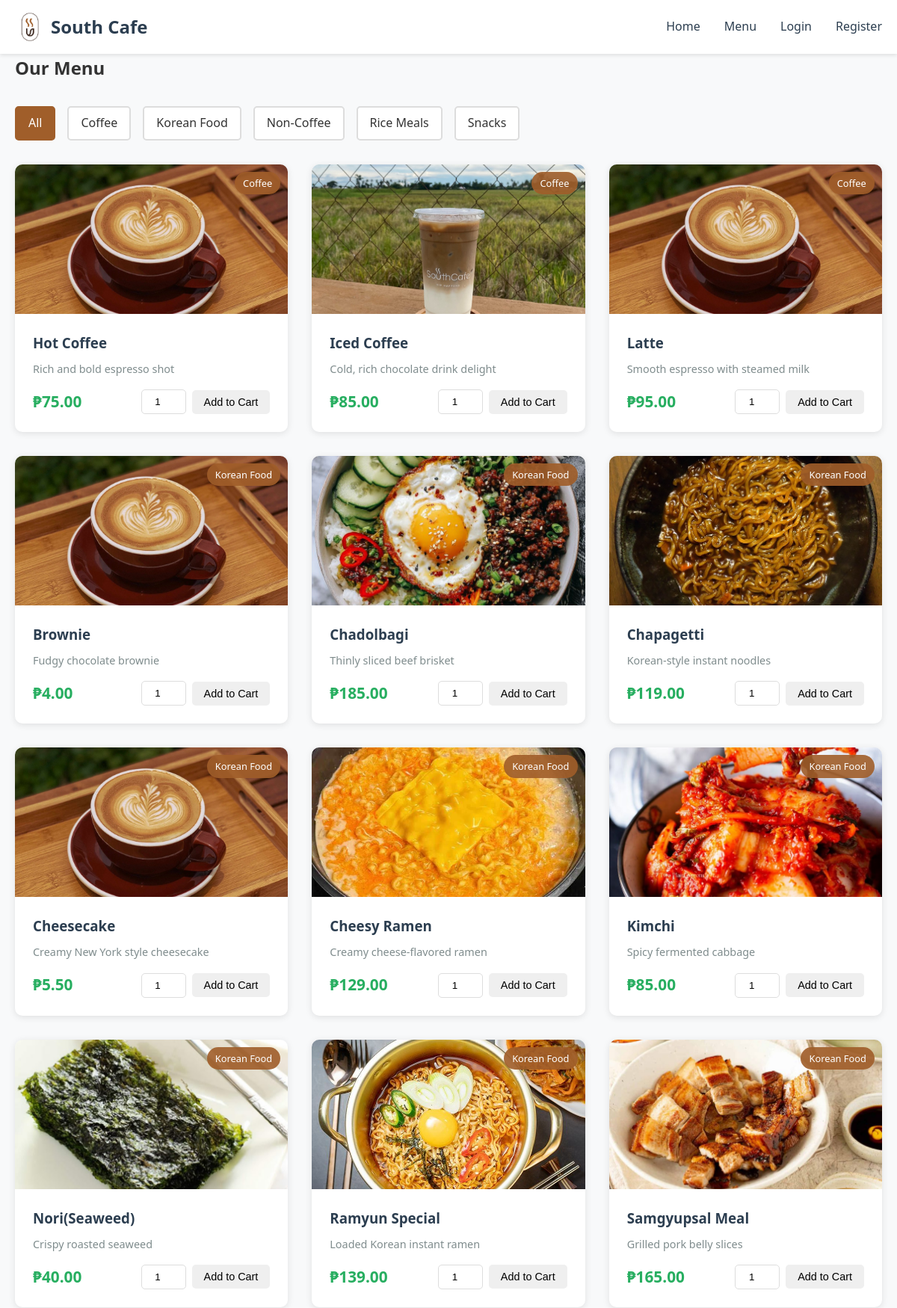
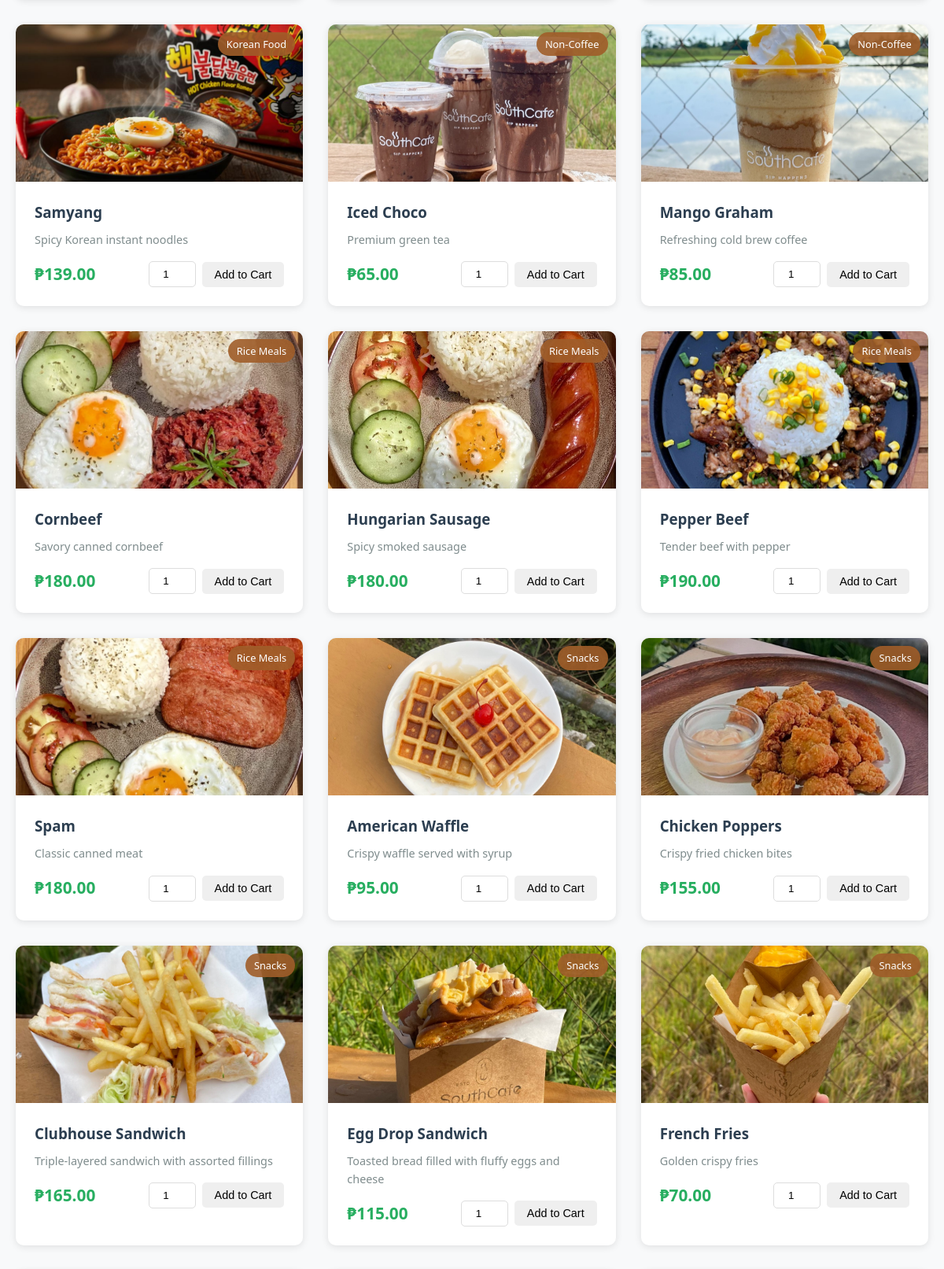
Page /menu.php (upper part) on the committed database (2 pictures, top to bottom).
### tables this page shows
CREATE TABLE IF NOT EXISTS categories (
    id INT AUTO_INCREMENT PRIMARY KEY,
    name VARCHAR(50) NOT NULL,
    description TEXT
);

CREATE TABLE IF NOT EXISTS products (
    id INT AUTO_INCREMENT PRIMARY KEY,
    name VARCHAR(100) NOT NULL,
    description TEXT,
    price DECIMAL(10, 2) NOT NULL,
    category_id INT,
    image VARCHAR(255),
    available BOOLEAN DEFAULT TRUE,
    created_at TIMESTAMP DEFAULT CURRENT_TIMESTAMP,
    FOREIGN KEY (category_id) REFERENCES categories(id)
);

### menu.php (the view, shortened to what this page needs)
<?php
require_once 'config.php';
$categories_query = "SELECT * FROM categories ORDER BY name";
$categories_result = mysqli_query($conn, $categories_query);
$categories = mysqli_fetch_all($categories_result, MYSQLI_ASSOC);
$category_filter = isset($_GET['category']) ? (int)$_GET['category'] : 0;
if ($category_filter > 0) {
    $products_query = "SELECT p.*, c.name as category_name FROM products p
                       LEFT JOIN categories c ON p.category_id = c.id
                       WHERE p.available = 1 AND p.category_id = ?
                       ORDER BY p.name";
    $stmt = mysqli_prepare($conn, $products_query);
    mysqli_stmt_bind_param($stmt, "i", $category_filter);
    mysqli_stmt_execute($stmt);
    $products_result = mysqli_stmt_get_result($stmt);
} else {
    $products_query = "SELECT p.*, c.name as category_name FROM products p
                       LEFT JOIN categories c ON p.category_id = c.id
                       WHERE p.available = 1
                       ORDER BY c.name, p.name";
    $products_result = mysqli_query($conn, $products_query);
}
$products = mysqli_fetch_all($products_result, MYSQLI_ASSOC);
include 'includes/header.php';
?>
<div class="container">
    <h2>Our Menu</h2>
    <div class="filter-section">
        <a href="menu.php" class="filter-btn <?php echo $category_filter == 0 ? 'active' : ''; ?>">All</a>
        <?php foreach ($categories as $category): ?>
            <a href="menu.php?category=<?php echo $category['id']; ?>"
               class="filter-btn <?php echo $category_filter == $category['id'] ? 'active' : ''; ?>">
                <?php echo htmlspecialchars($category['name']); ?>
            </a>
        <?php endforeach; ?>
    </div>
    <div class="product-grid">
        <?php if (count($products) > 0): ?>
            <?php foreach ($products as $product): ?>
                <div class="product-card">
                    <div class="product-image">
                        <img src="images/<?php echo htmlspecialchars($product['image']); ?>"
                             alt="<?php echo htmlspecialchars($product['name']); ?>"
                             onerror="this.src='images/placeholder.jpg'">
                        <span class="category-badge"><?php echo htmlspecialchars($product['category_name']); ?></span>
                    </div>
                    <div class="product-info">
                        <h3><?php echo htmlspecialchars($product['name']); ?></h3>
                        <p class="product-description"><?php echo htmlspecialchars($product['description']); ?></p>
                        <div class="product-footer">
                            <span class="price">₱<?php echo number_format($product['price'], 2); ?></span>
                            <form method="POST" action="menu.php" class="add-to-cart-form">
                                <input type="number" name="quantity" value="1" min="1" max="99" class="quantity-input">
                                <button type="submit" name="add_to_cart" class="btn btn-small">Add to Cart</button>
                            </form>
                        </div>
                    </div>
                </div>
            <?php endforeach; ?>
        <?php else: ?>
            <p class="no-products">No products found in this category.</p>
        <?php endif; ?>
    </div>
</div>
<?php include 'includes/footer.php'; ?>

### style.css (style rules this page uses)
* { margin: 0; padding: 0; box-sizing: border-box; }
body { font-family: 'Segoe UI', Tahoma, Geneva, Verdana, sans-serif; line-height: 1.6; color: #333; background-color: #f8f9fa; }
.container { max-width: 1200px; margin: 0 auto; padding: 0 20px; }
.btn { display: inline-block; padding: 0.75rem 1.5rem; border: none; border-radius: 5px; cursor: pointer; text-decoration: none; transition: all 0.3s; font-size: 1rem; }
.btn-small { padding: 0.5rem 1rem; font-size: 0.9rem; }
.product-grid { display: grid; grid-template-columns: repeat(auto-fill, minmax(280px, 1fr)); gap: 2rem; margin: 2rem 0; }
.product-card { background: white; border-radius: 10px; overflow: hidden; box-shadow: 0 2px 10px rgba(0,0,0,0.1); transition: transform 0.3s; }
.product-image { position: relative; height: 200px; overflow: hidden; background-color: #ecf0f1; }
.product-image img { width: 100%; height: 100%; object-fit: cover; }
.category-badge { position: absolute; top: 10px; right: 10px; background-color: rgba(160, 94, 42, 0.9); color: white; padding: 0.3rem 0.7rem; border-radius: 20px; font-size: 0.8rem; }
.product-info { padding: 1.5rem; }
.product-info h3 { margin-bottom: 0.5rem; color: #2c3e50; }
.product-description { color: #7f8c8d; font-size: 0.9rem; margin-bottom: 1rem; }
.product-footer { display: flex; justify-content: space-between; align-items: center; margin-top: 1rem; }
.price { font-size: 1.3rem; font-weight: bold; color: #27ae60; }
.filter-section { display: flex; gap: 1rem; margin: 2rem 0; flex-wrap: wrap; }
.filter-btn { padding: 0.5rem 1rem; background-color: white; border: 2px solid #ddd; border-radius: 5px; text-decoration: none; color: #333; transition: all 0.3s; }
.filter-btn:hover, .filter-btn.active { background-color: #A05E2A; color: white; border-color: #A05E2A; }
.add-to-cart-form { display: flex; gap: 0.5rem; align-items: center; }
.quantity-input { width: 60px; padding: 0.5rem; border: 1px solid #ddd; border-radius: 5px; text-align: center; }

### rows in the picture
categories: name "Coffee"
categories: name "Korean Food"
categories: name "Non-Coffee"
categories: name "Rice Meals"
categories: name "Snacks"
products: image (picture), category.name "Coffee", name "Hot Coffee", description "Rich and bold espresso shot", price "75.00"
products: image (picture), category.name "Coffee", name "Iced Coffee", description "Cold, rich chocolate drink delight", price "85.00"
products: category.name "Coffee", name "Latte", description "Smooth espresso with steamed milk", price "95.00"
products: category.name "Korean Food", name "Brownie", description "Fudgy chocolate brownie", price "4.00"
products: image+name (picture), category.name "Korean Food", name "Chadolbagi", description "Thinly sliced beef brisket", price "185.00"
products: image+name (picture), category.name "Korean Food", name "Chapagetti", description "Korean-style instant noodles", price "119.00"
products: category.name "Korean Food", name "Cheesecake", description "Creamy New York style cheesecake", price "5.50"
products: image+name (picture), category.name "Korean Food", name "Cheesy Ramen", description "Creamy cheese-flavored ramen", price "129.00"
products: image+name (picture), category.name "Korean Food", name "Kimchi", description "Spicy fermented cabbage", price "85.00"
products: image (picture), category.name "Korean Food", name "Nori(Seaweed)", description "Crispy roasted seaweed", price "40.00"
products: image+name (picture), category.name "Korean Food", name "Ramyun Special", description "Loaded Korean instant ramen", price "139.00"
products: image+name (picture), category.name "Korean Food", name "Samgyupsal Meal", description "Grilled pork belly slices", price "165.00"
products: image+name (picture), category.name "Korean Food", name "Samyang", description "Spicy Korean instant noodles", price "139.00"
products: image (picture), category.name "Non-Coffee", name "Iced Choco", description "Premium green tea", price "65.00"
products: image (picture), category.name "Non-Coffee", name "Mango Graham", description "Refreshing cold brew coffee", price "85.00"
products: image (picture), category.name "Rice Meals", name "Cornbeef", description "Savory canned cornbeef", price "180.00"
products: image (picture), category.name "Rice Meals", name "Hungarian Sausage", description "Spicy smoked sausage", price "180.00"
products: image (picture), category.name "Rice Meals", name "Pepper Beef", description "Tender beef with pepper", price "190.00"
products: image (picture), category.name "Rice Meals", name "Spam", description "Classic canned meat", price "180.00"
products: image (picture), category.name "Snacks", name "American Waffle", description "Crispy waffle served with syrup", price "95.00"
products: image (picture), category.name "Snacks", name "Chicken Poppers", description "Crispy fried chicken bites", price "155.00"
products: image (picture), category.name "Snacks", name "Clubhouse Sandwich", description "Triple-layered sandwich with assorted fillings", price "165.00"
products: image (picture), category.name "Snacks", name "Egg Drop Sandwich", description "Toasted bread filled with fluffy eggs and cheese", price "115.00"
products: image (picture), category.name "Snacks", name "French Fries", description "Golden crispy fries", price "70.00"
